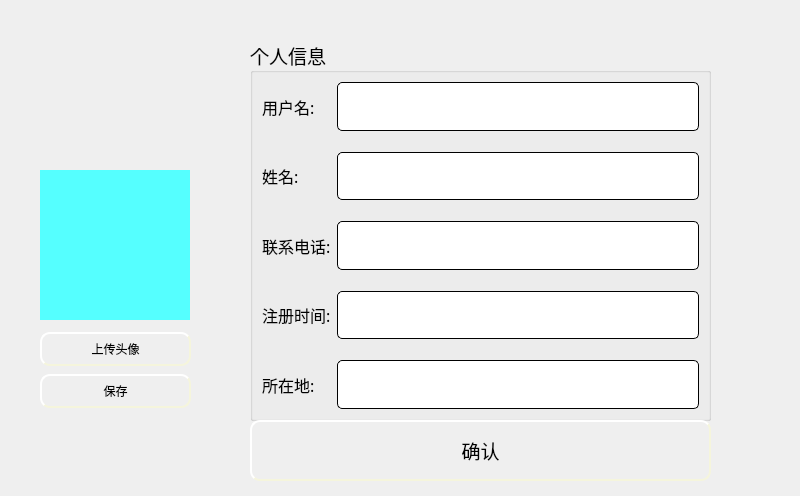
<?xml version="1.0" encoding="UTF-8"?>
<ui version="4.0">
 <class>UpdateCliData</class>
 <widget class="QWidget" name="UpdateCliData">
  <property name="geometry">
   <rect>
    <x>0</x>
    <y>0</y>
    <width>800</width>
    <height>496</height>
   </rect>
  </property>
  <property name="windowTitle">
   <string>Form</string>
  </property>
  <property name="styleSheet">
   <string notr="true">QWidget#UpdateCliData{
	
	background-image: url(:/image/sback.jpg);
}</string>
  </property>
  <widget class="QGroupBox" name="groupBox">
   <property name="geometry">
    <rect>
     <x>250</x>
     <y>40</y>
     <width>461</width>
     <height>381</height>
    </rect>
   </property>
   <property name="font">
    <font>
     <family>微软雅黑</family>
     <pointsize>14</pointsize>
    </font>
   </property>
   <property name="title">
    <string>个人信息</string>
   </property>
   <layout class="QGridLayout" name="gridLayout_2">
    <item row="0" column="0">
     <layout class="QGridLayout" name="gridLayout">
      <item row="1" column="1">
       <spacer name="verticalSpacer">
        <property name="orientation">
         <enum>Qt::Vertical</enum>
        </property>
        <property name="sizeType">
         <enum>QSizePolicy::Fixed</enum>
        </property>
        <property name="sizeHint" stdset="0">
         <size>
          <width>20</width>
          <height>15</height>
         </size>
        </property>
       </spacer>
      </item>
      <item row="5" column="1">
       <spacer name="verticalSpacer_2">
        <property name="orientation">
         <enum>Qt::Vertical</enum>
        </property>
        <property name="sizeType">
         <enum>QSizePolicy::Fixed</enum>
        </property>
        <property name="sizeHint" stdset="0">
         <size>
          <width>20</width>
          <height>15</height>
         </size>
        </property>
       </spacer>
      </item>
      <item row="6" column="0">
       <widget class="QLabel" name="label_4">
        <property name="font">
         <font>
          <family>微软雅黑</family>
          <pointsize>12</pointsize>
         </font>
        </property>
        <property name="text">
         <string>注册时间:</string>
        </property>
       </widget>
      </item>
      <item row="0" column="0">
       <widget class="QLabel" name="label">
        <property name="font">
         <font>
          <family>微软雅黑</family>
          <pointsize>12</pointsize>
         </font>
        </property>
        <property name="text">
         <string>用户名:</string>
        </property>
       </widget>
      </item>
      <item row="6" column="1">
       <widget class="QLineEdit" name="le_time">
        <property name="enabled">
         <bool>false</bool>
        </property>
        <property name="sizePolicy">
         <sizepolicy hsizetype="Expanding" vsizetype="Expanding">
          <horstretch>0</horstretch>
          <verstretch>0</verstretch>
         </sizepolicy>
        </property>
        <property name="font">
         <font>
          <family>微软雅黑</family>
          <pointsize>12</pointsize>
         </font>
        </property>
        <property name="styleSheet">
         <string notr="true">QLineEdit{
    border-style: outset;
    border-width: 1px;
    border-radius: 5px;

    min-width: 5em;
    padding: 6px;
}</string>
        </property>
       </widget>
      </item>
      <item row="4" column="1">
       <widget class="QLineEdit" name="le_phone">
        <property name="enabled">
         <bool>true</bool>
        </property>
        <property name="sizePolicy">
         <sizepolicy hsizetype="Expanding" vsizetype="Expanding">
          <horstretch>0</horstretch>
          <verstretch>0</verstretch>
         </sizepolicy>
        </property>
        <property name="font">
         <font>
          <family>微软雅黑</family>
          <pointsize>12</pointsize>
         </font>
        </property>
        <property name="styleSheet">
         <string notr="true">QLineEdit{
    border-style: outset;
    border-width: 1px;
    border-radius: 5px;

    min-width: 5em;
    padding: 6px;
}</string>
        </property>
       </widget>
      </item>
      <item row="0" column="1">
       <widget class="QLineEdit" name="le_id">
        <property name="enabled">
         <bool>false</bool>
        </property>
        <property name="sizePolicy">
         <sizepolicy hsizetype="Expanding" vsizetype="Expanding">
          <horstretch>0</horstretch>
          <verstretch>0</verstretch>
         </sizepolicy>
        </property>
        <property name="font">
         <font>
          <family>微软雅黑</family>
          <pointsize>12</pointsize>
         </font>
        </property>
        <property name="styleSheet">
         <string notr="true">QLineEdit{
    border-style: outset;
    border-width: 1px;
    border-radius: 5px;

    min-width: 5em;
    padding: 6px;
}</string>
        </property>
       </widget>
      </item>
      <item row="2" column="0">
       <widget class="QLabel" name="label_2">
        <property name="font">
         <font>
          <family>微软雅黑</family>
          <pointsize>12</pointsize>
         </font>
        </property>
        <property name="text">
         <string>姓名:</string>
        </property>
       </widget>
      </item>
      <item row="2" column="1">
       <widget class="QLineEdit" name="le_name">
        <property name="enabled">
         <bool>true</bool>
        </property>
        <property name="sizePolicy">
         <sizepolicy hsizetype="Expanding" vsizetype="Expanding">
          <horstretch>0</horstretch>
          <verstretch>0</verstretch>
         </sizepolicy>
        </property>
        <property name="font">
         <font>
          <family>微软雅黑</family>
          <pointsize>12</pointsize>
         </font>
        </property>
        <property name="styleSheet">
         <string notr="true">QLineEdit{
    border-style: outset;
    border-width: 1px;
    border-radius: 5px;

    min-width: 5em;
    padding: 6px;
}</string>
        </property>
       </widget>
      </item>
      <item row="8" column="0">
       <widget class="QLabel" name="label_5">
        <property name="font">
         <font>
          <family>微软雅黑</family>
          <pointsize>12</pointsize>
         </font>
        </property>
        <property name="text">
         <string>所在地:</string>
        </property>
       </widget>
      </item>
      <item row="4" column="0">
       <widget class="QLabel" name="label_3">
        <property name="font">
         <font>
          <family>微软雅黑</family>
          <pointsize>12</pointsize>
         </font>
        </property>
        <property name="text">
         <string>联系电话:</string>
        </property>
       </widget>
      </item>
      <item row="3" column="1">
       <spacer name="verticalSpacer_3">
        <property name="orientation">
         <enum>Qt::Vertical</enum>
        </property>
        <property name="sizeType">
         <enum>QSizePolicy::Fixed</enum>
        </property>
        <property name="sizeHint" stdset="0">
         <size>
          <width>20</width>
          <height>15</height>
         </size>
        </property>
       </spacer>
      </item>
      <item row="8" column="1">
       <widget class="QLineEdit" name="le_site">
        <property name="enabled">
         <bool>true</bool>
        </property>
        <property name="sizePolicy">
         <sizepolicy hsizetype="Expanding" vsizetype="Expanding">
          <horstretch>0</horstretch>
          <verstretch>0</verstretch>
         </sizepolicy>
        </property>
        <property name="font">
         <font>
          <family>微软雅黑</family>
          <pointsize>12</pointsize>
         </font>
        </property>
        <property name="styleSheet">
         <string notr="true">QLineEdit{
    border-style: outset;
    border-width: 1px;
    border-radius: 5px;

    min-width: 5em;
    padding: 6px;
}</string>
        </property>
       </widget>
      </item>
      <item row="7" column="1">
       <spacer name="verticalSpacer_4">
        <property name="orientation">
         <enum>Qt::Vertical</enum>
        </property>
        <property name="sizeType">
         <enum>QSizePolicy::Fixed</enum>
        </property>
        <property name="sizeHint" stdset="0">
         <size>
          <width>20</width>
          <height>15</height>
         </size>
        </property>
       </spacer>
      </item>
     </layout>
    </item>
   </layout>
  </widget>
  <widget class="QPushButton" name="pushButton">
   <property name="geometry">
    <rect>
     <x>250</x>
     <y>420</y>
     <width>461</width>
     <height>61</height>
    </rect>
   </property>
   <property name="font">
    <font>
     <family>微软雅黑</family>
     <pointsize>14</pointsize>
    </font>
   </property>
   <property name="styleSheet">
    <string notr="true">QPushButton{
	background-image: url(:/ico/pb1.jpg);
    border-style: outset;
    border-width: 2px;
    border-radius: 10px;
    border-color: beige;
    min-width: 5em;
    padding: 6px;
}
QPushButton:hover
{
	
	background-image: url(:/ico/pb.jpg);
    border-style: inset;
}

QPushButton:pressed{
	
	background-image: url(:/ico/pb2.jpg);
    border-style: inset;
}


</string>
   </property>
   <property name="text">
    <string>确认</string>
   </property>
  </widget>
  <widget class="QLabel" name="lb_head">
   <property name="geometry">
    <rect>
     <x>40</x>
     <y>170</y>
     <width>150</width>
     <height>150</height>
    </rect>
   </property>
   <property name="styleSheet">
    <string notr="true">background-color: rgb(85, 255, 255);</string>
   </property>
   <property name="text">
    <string/>
   </property>
  </widget>
  <widget class="QWidget" name="">
   <property name="geometry">
    <rect>
     <x>40</x>
     <y>330</y>
     <width>151</width>
     <height>81</height>
    </rect>
   </property>
   <layout class="QGridLayout" name="gridLayout_3">
    <item row="0" column="0">
     <widget class="QPushButton" name="pb_insert">
      <property name="font">
       <font>
        <family>微软雅黑</family>
       </font>
      </property>
      <property name="styleSheet">
       <string notr="true">QPushButton{
	background-image: url(:/ico/pb1.jpg);
    border-style: outset;
    border-width: 2px;
    border-radius: 10px;
    border-color: beige;
    min-width: 5em;
    padding: 6px;
}
QPushButton:hover
{
	
	background-image: url(:/ico/pb.jpg);
    border-style: inset;
}

QPushButton:pressed{
	
	background-image: url(:/ico/pb2.jpg);
    border-style: inset;
}


</string>
      </property>
      <property name="text">
       <string>上传头像</string>
      </property>
     </widget>
    </item>
    <item row="1" column="0">
     <widget class="QPushButton" name="pb_save">
      <property name="font">
       <font>
        <family>微软雅黑</family>
       </font>
      </property>
      <property name="styleSheet">
       <string notr="true">QPushButton{
	background-image: url(:/ico/pb1.jpg);
    border-style: outset;
    border-width: 2px;
    border-radius: 10px;
    border-color: beige;
    min-width: 5em;
    padding: 6px;
}
QPushButton:hover
{
	
	background-image: url(:/ico/pb.jpg);
    border-style: inset;
}

QPushButton:pressed{
	
	background-image: url(:/ico/pb2.jpg);
    border-style: inset;
}


</string>
      </property>
      <property name="text">
       <string>保存</string>
      </property>
     </widget>
    </item>
   </layout>
  </widget>
 </widget>
 <resources/>
 <connections/>
</ui>
